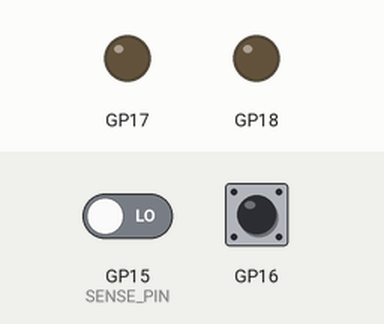
This program was run on a simulated Raspberry Pi Pico running MicroPython. On the bench: output pins drawn as LEDs (lit = HIGH). The test bench sets the inputs (shaded band); at power-on: GP16 HIGH, GP15 (SENSE_PIN) LOW.

Above: at 1.2 s.
1.3 s: GP16 pulled LOW for 0.15 s
At 2.8 s:
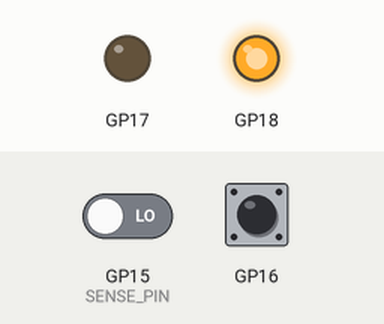
At 18.4 s:
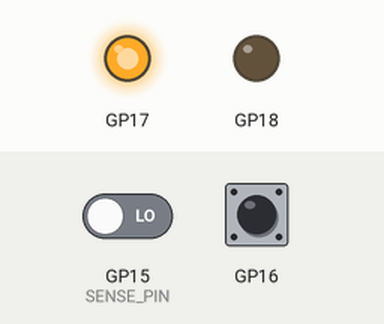
Timing chart, 0 to 19.4 s (numbered marks = the images above; inputs shaded):
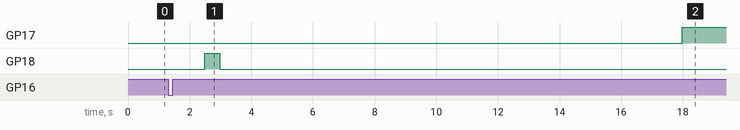

Measured:
- after the input at 1.3 s, GP17: LOW → HIGH after 16.7 s; GP18: LOW → HIGH after 1.2 s, → LOW 0.50 s later

The program:

main.py
```python
import time

from machine import Pin
from micropython import const

from config import (
    BOARD_BUTTON_PIN,
    BOARD_BUTTON_PULSE_MS,
    BOOT_TIMEOUT_MS,
    BUTTON_PIN,
    DEBOUNCE_MS,
    LONG_PRESS_MS,
    POLL_MS,
    PS_ON_PIN,
    PSU_SETTLE_MS,
    PULSE_PWR_ON_START,
    SENSE_CONFIRM_MS,
    SENSE_DEBOUNCE_MS,
    SENSE_PIN,
    SHUTDOWN_TIMEOUT_MS,
)
from power_button import MotherboardPowerButton, PowerButton
from psu import PSU


OFF = const(0)
POWER_ON_SETTLE = const(1)
POWER_ON_PRESS = const(2)
POWER_ON_CONFIRM = const(3)
RUNNING = const(4)
SHUTDOWN_PRESS = const(5)
SHUTDOWN_WAIT = const(6)


sense = Pin(SENSE_PIN, Pin.IN, Pin.PULL_DOWN) if SENSE_PIN is not None else None
psu = PSU(PS_ON_PIN)
board_button = MotherboardPowerButton(BOARD_BUTTON_PIN)
button = PowerButton(BUTTON_PIN)

now = time.ticks_ms()
raw_sense = sense.value() if sense is not None else 0
stable_sense = 0

# Do not start the PSU from a single noisy sample after a controller reset.
if raw_sense:
    sense_confirm_started = now
    while (
        raw_sense
        and time.ticks_diff(time.ticks_ms(), sense_confirm_started)
        < SENSE_DEBOUNCE_MS
    ):
        time.sleep_ms(POLL_MS)
        raw_sense = sense.value()
    stable_sense = raw_sense

now = time.ticks_ms()
sense_changed_at = now

# Reassert PS_ON# if the controller restarted while the board still reports on.
state = RUNNING if stable_sense else OFF
if state == RUNNING:
    psu.on()

state_since = now
low_since = None

button_level = button.read()
button_candidate = button_level
button_changed_at = now
press_started = now if button_level == 0 else None
long_press_handled = False


def enter(new_state):
    global state, state_since, low_since
    state = new_state
    state_since = time.ticks_ms()
    low_since = None


def force_off():
    board_button.release()
    psu.off()
    enter(OFF)


def short_press():
    if state == OFF:
        psu.on()
        enter(POWER_ON_SETTLE)
    elif state == RUNNING:
        if sense is None:
            force_off()
        else:
            board_button.press()
            enter(SHUTDOWN_PRESS)


while True:
    now = time.ticks_ms()

    # Debounce the case button and act on release so one press creates one event.
    raw_button = button.read()
    if raw_button != button_candidate:
        button_candidate = raw_button
        button_changed_at = now
    elif (
        button_candidate != button_level
        and time.ticks_diff(now, button_changed_at) >= DEBOUNCE_MS
    ):
        button_level = button_candidate
        if button_level == 0:
            press_started = now
            long_press_handled = False
        elif press_started is not None:
            if not long_press_handled:
                short_press()
            press_started = None
            long_press_handled = False

    if (
        press_started is not None
        and not long_press_handled
        and time.ticks_diff(now, press_started) >= LONG_PRESS_MS
    ):
        force_off()
        long_press_handled = True

    # Debounce the board-running indication independently from the button.
    if sense is not None:
        sensed = sense.value()
        if sensed != raw_sense:
            raw_sense = sensed
            sense_changed_at = now
        elif (
            sensed != stable_sense
            and time.ticks_diff(now, sense_changed_at) >= SENSE_DEBOUNCE_MS
        ):
            stable_sense = sensed

    if state == POWER_ON_SETTLE:
        # If AUTO_PWRON already started the board, do not send a second press.
        if sense is not None and stable_sense:
            enter(RUNNING)
        elif (
            (sense is None or raw_sense == 0)
            and time.ticks_diff(now, state_since) >= PSU_SETTLE_MS
        ):
            if PULSE_PWR_ON_START:
                board_button.press()
                enter(POWER_ON_PRESS)
            else:
                enter(POWER_ON_CONFIRM)

    elif state == POWER_ON_PRESS:
        if time.ticks_diff(now, state_since) >= BOARD_BUTTON_PULSE_MS:
            board_button.release()
            enter(POWER_ON_CONFIRM)

    elif state == POWER_ON_CONFIRM:
        if sense is None or stable_sense:
            enter(RUNNING)
        elif (
            raw_sense == 0
            and time.ticks_diff(now, state_since) >= BOOT_TIMEOUT_MS
        ):
            force_off()

    elif state == RUNNING:
        if sense is not None and not stable_sense:
            if low_since is None:
                low_since = now
            elif time.ticks_diff(now, low_since) >= SENSE_CONFIRM_MS:
                force_off()
        else:
            low_since = None

    elif state == SHUTDOWN_PRESS:
        if time.ticks_diff(now, state_since) >= BOARD_BUTTON_PULSE_MS:
            board_button.release()
            enter(SHUTDOWN_WAIT)

    elif state == SHUTDOWN_WAIT:
        if time.ticks_diff(now, state_since) >= SHUTDOWN_TIMEOUT_MS:
            force_off()
        elif not stable_sense:
            if low_since is None:
                low_since = now
            elif time.ticks_diff(now, low_since) >= SENSE_CONFIRM_MS:
                force_off()
        else:
            low_since = None

    time.sleep_ms(POLL_MS)
```

config.py
```python
# Pin map and timing for the Raspberry Pi Pico 2 (RP2350).
# Adjust to match your board.

BUTTON_PIN = 16       # case button to GND; internal pull-up
PS_ON_PIN = 17        # sinks ATX PS_ON# directly; open-drain, low = PSU on
BOARD_BUTTON_PIN = 18 # drives the PC817 LED for the BC-250 PW signal
SENSE_PIN = 15        # BC-250 TPMS1 pin 9 (+3.3 V while the board is on)
                      # Set to None for hard-off toggle mode.

# True: after enabling the PSU, pulse the BC-250 PW signal to start it.
# False: rely on the BC-250 AUTO_PWRON setting; PW is still used for shutdown.
PULSE_PWR_ON_START = True

DEBOUNCE_MS = 30        # button must be stable this long before acting
LONG_PRESS_MS = 5000    # hold this long while on to force power off
POLL_MS = 5             # button polling interval
PSU_SETTLE_MS = 1000     # wait after PS_ON# before pulsing BC-250 PW
BOARD_BUTTON_PULSE_MS = 500
BOOT_TIMEOUT_MS = 15000  # PW pulse released -> expect SENSE high within this
SENSE_DEBOUNCE_MS = 100  # reject short glitches on TPMS1 pin 9
SENSE_CONFIRM_MS = 4000  # SENSE low this long before releasing PS_ON#
SHUTDOWN_TIMEOUT_MS = 120000
```

power_button.py
```python
from machine import Pin


class PowerButton:
    """Momentary button wired between its pin and GND (active low)."""

    def __init__(self, pin):
        self._pin = Pin(pin, Pin.IN, Pin.PULL_UP)

    def read(self):
        """Return 1 when released, 0 when pressed."""
        return self._pin.value()


class MotherboardPowerButton:
    """Drive the PC817 that shorts the BC-250 PW signal to ground."""

    def __init__(self, pin):
        self._pin = Pin(pin, Pin.OUT, value=0)

    def press(self):
        self._pin.value(1)

    def release(self):
        self._pin.value(0)
```

psu.py
```python
from machine import Pin


class PSU:
    """ATX PS_ON# control.

    The pin sinks PS_ON# directly as an open-drain output: driven low
    the PSU turns on; released to high-impedance the PSU's internal
    pull-up returns the line to standby. PS_ON# idles at up to 5.25 V,
    which the RP2350's 5 V-tolerant pads accept while the chip is
    powered; the +5VSB diode feed keeps the chip powered whenever the
    line is live.
    """

    def __init__(self, pin):
        self._pin = Pin(pin, Pin.OPEN_DRAIN, pull=None, value=1)
        self._enabled = False

    def on(self):
        self._pin.value(0)
        self._enabled = True

    def off(self):
        self._pin.value(1)
        self._enabled = False

    @property
    def enabled(self):
        return self._enabled
```
